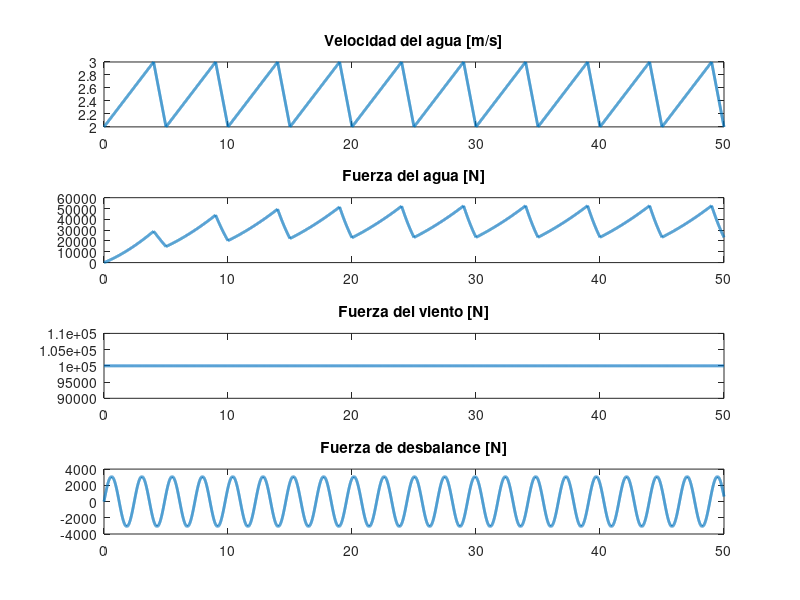
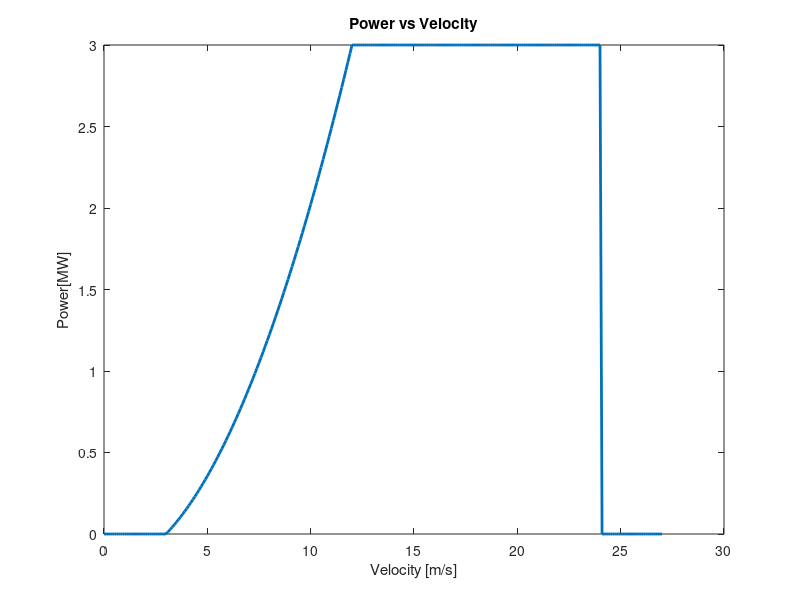
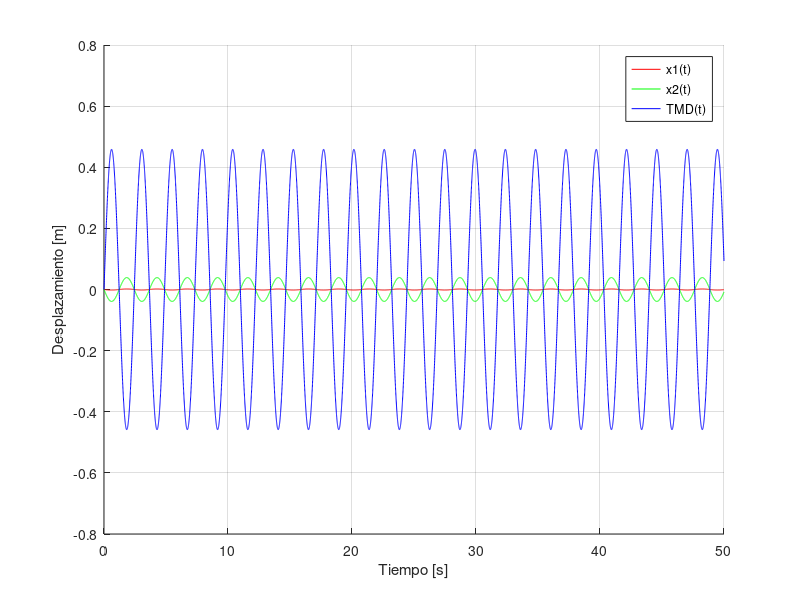
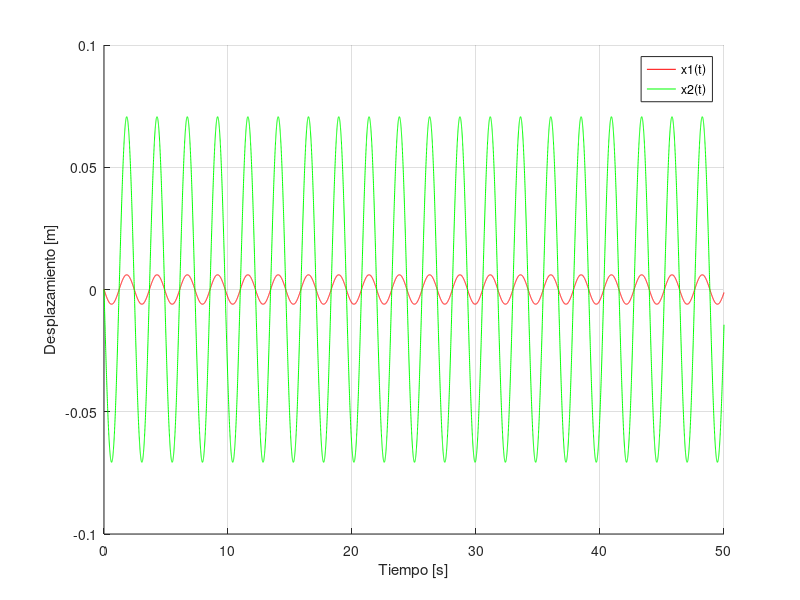

The MATLAB script that drew these images, in order:
function main;clc;close all; g = true; % graph flag

    if g; vel_power() ; end %#ok<UNRCH>

    
    dt = 0.005; % time step
    t=0:dt:50; % time vector
    

    %% DEFINO LA VELOCIDAD Y LA CARGA DEL AGUA
    FW=agua(t,g);
    
    %% DEFINO LA VELOCIDAD DEL VIENTO Y PARAMETROS DEL VIENTO
    % vel_viento=    ; %% Velocidad del viento [nudos]
    Fv = viento(t,g);
   
    %% DEFINO PARAMETROS Y FUERZA DE DESBALANCE

    Fd = desbalance(t,g);


    %% SOLUCIÓN DE LA ECUACIÓN DIFERENCIAL
    
    %% EJE Y CON TMD FORZADO
    [M_yc, K_yc, wn_yc, wd_yc, zitta_yc, x0_yc, dx0_yc, V_yc] = eje_ind_tmd_forzadas();
    P_Yc = Fuerza_externa_y(t,x0_yc,Fd);

    y_transitoria_c = Respuesta_Transitoria( M_yc,zitta_yc,V_yc,wn_yc, x0_yc, dx0_yc, t);
    y_permanente_2c = Fact_Magnificacion_Dinam(M_yc,K_yc,wn_yc,wd_yc,P_Yc,V_yc,t);
    % y_permanente_1c = duhamel_1(M_yc,V_yc,wn_yc,t,P_Yc,wd_yc,zitta_yc,dt);

    y_res_2c = y_transitoria_c + y_permanente_2c;
    % y_res_1c = y_transitoria_c + y_permanente_1c;

    % respuesta_1eje_tmd(t,y_res_1c,"EJE Y CON TMD 1");
    respuesta_1eje_tmd(t,y_res_2c,"EJE Y CON TMD 2");

    % fprintf('y con tmd forzada 1: %f\n', y_res_1c(2,40/dt));
    % fprintf('y con tmd forzada 2: %f\n', y_res_2c(2,40/dt));


    %% EJE Y SIN TMD FORZADO
    [M_ys, K_ys, wn_ys, wd_ys, zitta_ys, x0_ys, dx0_ys, V_ys] = eje_ind_forzadas();
    P_Ys = Fuerza_externa_y(t,x0_ys,Fd);

    y_transitoria_s = Respuesta_Transitoria( M_ys,zitta_ys,V_ys,wn_ys, x0_ys, dx0_ys, t);
    y_permanente_2s = Fact_Magnificacion_Dinam(M_ys,K_ys,wn_ys,wd_ys,P_Ys,V_ys,t);
    % y_permanente_1s = duhamel_1(M_ys,V_ys,wn_ys,t,P_Ys,wd_ys,zitta_ys,dt);

    y_res_2s = y_transitoria_s + y_permanente_2s;
    % y_res_1s = y_transitoria_s + y_permanente_1s;


    % respuesta_1eje(t,y_res_1s,"EJE Y SIN TMD 1");
    respuesta_1eje(t,y_res_2s,"EJE Y SIN TMD 2");

    % fprintf('y sin tmd forzada 1: %f\n',y_res_1s(2,40/dt));
    % fprintf('y sin tmd forzada 2: %f\n',y_res_2s(2,40/dt));

    %% EJE X CON TMD FORZADO
    [M_xc, K_xc, wn_xc, wd_xc, zitta_xc, x0_xc, dx0_xc, V_xc] = eje_ind_tmd_forzadas();
    P_Xc = Fuerza_externa_x(t,x0_xc,FW,Fv);

    x_transitoria_c = Respuesta_Transitoria( M_xc,zitta_xc,V_xc,wn_xc, x0_xc, dx0_xc, t);
    x_permanente_2c = Fact_Magnificacion_Dinam(M_xc,K_xc,wn_xc,wd_xc,P_Xc,V_xc,t);
    % x_permanente_1c = duhamel_1(M_xc,V_xc,wn_xc,t,P_Xc,wd_xc,zitta_xc,dt);

    x_res_2c = x_transitoria_c + x_permanente_2c;
    % x_res_1c = x_transitoria_c + x_permanente_1c;
    
    % respuesta_1eje_tmd(t,x_res_1c,"EJE X CON TMD 1");
    respuesta_1eje_tmd(t,x_res_2c,"EJE X CON TMD 2");

    % fprintf('x con tmd forzada 1: %f\n', x_res_1c(1,40/dt));
    % fprintf('x con tmd forzada 2: %f\n', x_res_2c(1,40/dt));

    %% EJE X SIN TMD FORZADO
    [M_xs, K_xs, wn_xs, wd_xs, zitta_xs, x0_xs, dx0_xs, V_xs] = eje_ind_forzadas();
    P_Xs = Fuerza_externa_x(t,x0_xs,FW,Fv);

    x_transitoria_s = Respuesta_Transitoria( M_xs,zitta_xs,V_xs,wn_xs, x0_xs, dx0_xs, t);
    x_permanente_2s = Fact_Magnificacion_Dinam(M_xs,K_xs,wn_xs,wd_xs,P_Xs,V_xs,t);
    % (M,K,wn,wd,P,X,t)
    % x_permanente_1s = duhamel_1(M_xs,V_xs,wn_xs,t,P_Xs,wd_xs,zitta_xs,dt);

    x_res_2s = x_transitoria_s + x_permanente_2s;
    % x_res_1s = x_transitoria_s + x_permanente_1s;

    % respuesta_1eje(t,x_res_1s,"EJE X SIN TMD 1");
    respuesta_1eje(t,x_res_2s,"EJE X SIN TMD 2");

    % fprintf('x sin tmd forzada 1: %f\n', x_res_1s(1,40/dt));
    % fprintf('x sin tmd forzada 2: %f\n', x_res_2s(1,40/dt));

    %% EJE X E Y CON TMD FORZADO
    [Mc, Kc, wnc, wdc, zittac, x0c, dx0c, Vc] = TMD_6x6();
    Pc = fuerza_externa(t,x0c,FW,Fv,Fd);

    transitoria_c = Respuesta_Transitoria( Mc,zittac,Vc,wnc, x0c, dx0c, t);
    permanente_2c = Fact_Magnificacion_Dinam(Mc,Kc,wnc,wdc,Pc,Vc,t);
    % permanente_1c = duhamel_1(Mc,Vc,wnc,t,Pc,wdc,zittac,dt);

    res_2c = transitoria_c + permanente_2c;
    % res_1c = transitoria_c + permanente_1c;

    % respuesta_tmd(t,res_1c,"EJE X E Y CON TMD 1");
    respuesta_tmd(t,res_2c,"EJE X E Y CON TMD 2");

    % fprintf('x e y con tmd forzada 1: %f\n', res_1c(1,40/dt));
    % fprintf('x e y con tmd forzada 2: %f\n', res_2c(1,40/dt));

    %% EJE X E Y SIN TMD FORZADO
    [Ms, Ks, wns, wds, zittas, x0s, dx0s, Vs] = SIN_TMD_6x6();
    Ps = fuerza_externa(t,x0s,FW,Fv,Fd);

    transitoria_s = Respuesta_Transitoria( Ms,zittas,Vs,wns, x0s, dx0s, t);
    permanente_2s = Fact_Magnificacion_Dinam(Ms,Ks,wns,wds,Ps,Vs,t);
    % permanente_1s = duhamel_1(Ms,Vs,wns,t,Ps,wds,zittas,dt);

    res_2s = transitoria_s + permanente_2s;
    % res_1s = transitoria_s + permanente_1s;

    % respuesta(t,res_1s,"EJE X E Y SIN TMD 1");
    respuesta(t,res_2s,"EJE X E Y SIN TMD 2");

    % fprintf('x e y sin tmd forzada 1: %f\n', res_1s(1,40/dt));
    % fprintf('x e y sin tmd forzada 2: %f\n', res_2s(1,40/dt));

    fprintf('Tabla de resultados:\n');
    fprintf('----------------------------------------\n');
    % fprintf('Eje Y con TMD forzada 1: %f\n', y_res_1c(2,40/dt));
    fprintf('Eje Y con TMD forzada 2: %f\n', y_res_2c(2,40/dt));
    % fprintf('Eje Y sin TMD forzada 1: %f\n', y_res_1s(2,40/dt));
    fprintf('Eje Y sin TMD forzada 2: %f\n', y_res_2s(2,40/dt));
    reduction_percentage = (y_res_2c(2,40/dt) / y_res_2s(2,40/dt)) * 100;
    fprintf('Porcentaje de reducción al aplicar el TMD: %.2f%%\n', reduction_percentage);
    fprintf('----------------------------------------\n');
    % fprintf('Eje X con TMD forzada 1: %f\n', x_res_1c(2,40/dt));
    fprintf('Eje X con TMD forzada 2: %f\n', x_res_2c(2,40/dt));
    % fprintf('Eje X sin TMD forzada 1: %f\n', x_res_1s(2,40/dt));
    fprintf('Eje X sin TMD forzada 2: %f\n', x_res_2s(2,40/dt));
    reduction_percentage = (x_res_2c(2,40/dt) / x_res_2s(2,40/dt)) * 100;
    fprintf('Porcentaje de reducción al aplicar el TMD: %.2f%%\n', reduction_percentage);
    
    fprintf('----------------------------------------\n');
    % fprintf('Eje X e Y con TMD forzada 1: %f\n', res_1c(4,40/dt));
    fprintf('Eje X e Y con TMD forzada 2: %f\n', res_2c(4,40/dt));
    % % fprintf('Eje X e Y sin TMD forzada 1: %f\n', res_1s(4,40/dt));
    fprintf('Eje X e Y sin TMD forzada 2: %f\n', res_2s(4,40/dt));
    reduction_percentage_x4 = (res_2c(4,40/dt) / res_2s(4,40/dt)) * 100;
    fprintf('Porcentaje de reducción al aplicar el TMD Viento Agua: %.2f%%\n', reduction_percentage_x4);
    reduction_percentage_x3 = (res_2c(3,40/dt) / res_2s(3,40/dt)) * 100;
    fprintf('Porcentaje de reducción al aplicar el TMD Desbalance: %.2f%%\n', reduction_percentage_x3);
    % fprintf('----------------------------------------\n');

end

function vel_power %#ok<DEFNU> % Power vs Velocity
    vel = 0:0.1:27; % velocity vector
    power = zeros(1, length(vel)); % power vector
    v_cin = 3;
    v_rat = 12;
    v_cou = 24;
    p_r = 3;

    q =  p_r*((vel.^2-v_cin^2)/(v_rat^2-v_cin^2));
    
    % set power values based on velocity
    power(vel <= v_cin) = 0;
    power(vel > v_cin & vel <= v_rat) = q(vel > v_cin & vel <= v_rat);
    power(vel > v_rat & vel <= v_cou) = p_r;
    power(vel > v_cou) = 0;
    
    % plot power vs velocity
    figure(2);
    plot(vel, power, 'LineWidth', 2);
    xlabel('Velocity [m/s]');
    ylabel('Power[MW]');
    % legend('Power vs Velocity');
    title('Power vs Velocity');
end

function FW=agua(t,graph) %% Función que devuelve la velocidad y la fuerza del agua en función del tiempo	
    %% DEFINO LA VELOCIDAD Y LA CARGA DEL AGUA

    Twa=5; %% Periodo del oleaje
    VAmax=2; %% Velocidad máxima del agua
    Cd=0.7; %% Coeficiente de arrastre
    RoW=1000; %% Densidad del agua
    Ainmersa=4*4.176; %% Área a considerar, h sobre agua 14m y diametro 4.176m
    VAt=zeros(1,length(t)); %% Vector agua
    for i=1:length(t)
       tmod=mod(t(i),Twa); %llevo el valor sub i de t a un valor dentro del periodo (entre 0 y Tp)
       VAt(i)= (tmod>=0).*(tmod<=Twa*4/5).*(((VAmax/2)/(Twa*4/5))*tmod+VAmax/2)+(tmod>Twa*4/5).*(tmod<=Twa).*(-VAmax/2*tmod+6);
    end

    VAt=VAt+VAmax/2;
    FW=0.5*RoW*Cd*Ainmersa.*VAt.^2.*(1-exp(-t./5));

    if graph
        figure(1);
        subplot(4,1,1)
        plot(t,VAt,'LineWidth',2)
        title('Velocidad del agua [m/s]')

        subplot(4,1,2)
        plot(t,FW,'LineWidth',2)
        title('Fuerza del agua [N]')
    end
end

function Fviento=viento(t,graph) %% Función que devuelve la fuerza del viento en función del tiempo
    
    % Agregar el calculo de la fuerza del viento en función del viento
    % frecviento=1;
    % Aviento=2000;
    for i=1:length(t)
       Fviento(i,1)=(100000);%+Aviento*sin(2*pi*frecviento*t(i))).*(1-exp(-t(i)/5));
    end

    if graph
        figure(1);
        subplot(4,1,3)
        plot(t,Fviento,'LineWidth',2)
        title('Fuerza del viento [N]')
    end
end

function Fdesb=desbalance(t,graph) %% Función que devuelve la fuerza de desbalance en función del tiempo

    F0Desbalance=1028.93*3;
    wRotor=2.572;

    Fdesb=F0Desbalance.*sin(wRotor*t);

    if graph
        figure(1);
        subplot(4,1,4)
        plot(t,Fdesb,'LineWidth',2)
        title('Fuerza de desbalance [N]')
    end

end

function P=fuerza_externa(t,x0,Fa,Fv,Fd) %% Función que devuelve la fuerza externa en función del tiempo
    % fv_ar = 100000*sin(8.3180*t);

    P=zeros(length(x0),length(t)); % fuerza externa en el tiempo
    P(1,:) = 0; 
    P(2,:) = Fa;
    P(3,:) = Fd;
    P(4,:) = Fv;


end

function Py=Fuerza_externa_y(t,x0,Fd) %% Función que devuelve la fuerza externa en función del tiempo
    Py=zeros(length(x0),length(t)); % fuerza externa en el tiempo
    Py(2,:) = Fd; 
end

function Px=Fuerza_externa_x(t,x0,Fa,Fv) %% Función que devuelve la fuerza externa en función del tiempo
    Px=zeros(length(x0),length(t)); % fuerza externa en el tiempo
    Px(1,:) = Fa;
    Px(2,:) = Fv;
end

function xt = duhamel_2(M,V,w, t,P,wd,zita,dt,x0,v0 )
    % ----------------- MATRICES MODALES -----------------------------
    M_modal = V' * M * V;
    % K_modal = V' * K * V;
    F_modal = V' * P;
    y0 = V' * M * x0;
    vy0 = V' * M * v0;

    yc = zeros(length(w), length(t));
    ys = zeros(length(w), length(t));
    A = zeros(length(w), length(t));
    B = zeros(length(w), length(t));
    X = zeros(length(w), length(t));
    yt = zeros(length(w), length(t));

    for i = 1:length(t)
        for n = 1:length(w)
            yc(n, i) = F_modal(n, i)*cos(wd(n)*t(i));
            ys(n, i) = F_modal(n, i)*sin(wd(n)*t(i));
            if i == 1
                A(n, i) = 0;
                B(n, i) = 0;
            else 
                A(n, i) = A(n, i-1)*exp(-zita(n)*w(n)*dt)+dt/(2*M_modal(n, n)*wd(n))*(yc(n, i-1)*exp(-zita(n)*w(n)*dt)+yc(n, i));
                B(n, i) = B(n, i-1)*exp(-zita(n)*w(n)*dt)+dt/(2*M_modal(n, n)*wd(n))*(ys(n, i-1)*exp(-zita(n)*w(n)*dt)+ys(n, i));
            end
            X(n, i) = A(n, i)*sin(wd(n)*t(i)) - B(n, i)*cos(wd(n)*t(i));
            yt(n, i) = exp(-zita(n) * w(n) * t(i)) * ...
                    (cos(wd(n)* t(i)) + zita(n)/sqrt(1 - zita(n)^2)*sin(wd(n)*t(i)))*y0(n) + ...
                    (1/wd(n)*exp(-zita(n)*w(n)* t(i))*sin(wd(n)*t(i)))*vy0(n) + X(n, i);
        end
    end

    % Paso de coordenadas modales a geometricas
    xt = V * yt .*10;
    
end

function X = duhamel_1(M,V,wn, t,P,wd,zitta,dt )
    % ----------------- MATRICES MODALES -----------------------------

    Mmodal = round(V' * M * V);
    Fmodal = V' * P;

    Y = zeros(length(wn), length(t));
    for i = 1:length(wn)
        for j = 1:length(t)
            integral_value = 0;
            for k = 1:j
                h = (1/Mmodal(i,i)) * exp(-zitta(i) * wn(i) * (t(j) - t(k))) * sin(wd(i) * (t(j) - t(k)));
                integral_value = integral_value + h * Fmodal(i,k) * dt;
            end
            Y(i,j) = integral_value;
        end
    end

    
    %Ahora paso de coordenadas modales a geométricas
    X = V * Y ;
    
end

function X = Fact_Magnificacion_Dinam(M,K,wn,wd,P,X,t)
    % Transformar fuerzas a coordenadas modales
    Mmodal=round(X'*M*X); %M modal
    Kmodal=round(X'*K*X); %K modal
    Fmodal = X' * P;

    % Respuesta permanente modal
    Y_perm = zeros(length(wn), length(t));
    for i = 1:length(wn)
        for j = 1:length(t)
            Y_perm(i,j) = (1/(Kmodal(i,i) - Mmodal(i,i) * wd(i)^2)) * Fmodal(i,j);
        end
    end

    % Paso de coordenadas modales a geométricas
    X = X * Y_perm;

end

function x = Respuesta_Transitoria( M,zitta,V,wn, x0, dx0, t)

    % Paso de coordenadas del espacio fisico al espacio modal
    y0 = V'*M*x0; % desplazamiento inicial en el espacio modal
    dy0 = V'*M*dx0; % velocidad inicial en el espacio modal
    
    % C_modal = V'*C*V; % matriz de amortiguamiento modal [kips.sec/in]

    % zitta = diag(C_modal)./(2*wn); % relacion de amortiguamiento

    wd = wn.*sqrt(1-zitta.^2); % Frecuencia de amortiguamiento [rad/s]
    e = exp(1); 

    Y = zeros(length(wn),length(t)); % desplazamiento en el espacio modal

    for i = 1:length(wn)

        % Primer termino de la solucion homogenea
        Y(i,:) = e.^(-zitta(i)*wn(i)*t).*(cos(wd(i)*t)+zitta(i)/sqrt(1-zitta(i)^2)*sin(wd(i)*t)).*y0(i);
        % Segundo termino de la solucion homogenea
        Y(i,:) = Y(i,:) + e.^(-zitta(i)*wn(i)*t).*(sin(wd(i)*t)).*(dy0(i)/(wd(i)));
    end

    % Paso de coordenadas del espacio modal al espacio fisico
    x = V*Y; % desplazamiento en el espacio fisico

end

function respuesta(t,X,titulo)
    % Mostramos la respuesta en el tiempo
    figure('Name', titulo);
    hold on;
    plot(t,X(1,:),"b");
    plot(t,X(2,:),"r");
    plot(t,X(3,:),"g");
    plot(t,X(4,:),"k");
    hold off;
    ylabel("Desplazamiento [m]");
    xlabel("Tiempo [s]");
    legend("x1(t)","x2(t)","x3(t)","x4(t)");
    grid on;
    
end

function respuesta_tmd(t,X,titulo)
    % Mostramos la respuesta en el tiempo
    figure('Name', titulo);
    hold on;
    plot(t,X(1,:),"b");
    plot(t,X(2,:),"r");
    plot(t,X(3,:),"g");
    plot(t,X(4,:),"k");
    plot(t,X(5,:),"m--");
    plot(t,X(6,:),"c--");
    hold off;
    ylabel("Desplazamiento [m]");
    xlabel("Tiempo [s]");
    legend("x1(t)","x2(t)","x3(t)","x4(t)", "tmdx(t)", "tmdy(t)");
    grid on;
    
end

function respuesta_1eje_tmd(t,X,titulo)
    % Mostramos la respuesta en el tiempo
    figure('Name', titulo);
    hold on;
    plot(t,X(1,:),"r");
    plot(t,X(2,:),"g");
    plot(t,X(3,:),"b");
    hold off;
    ylabel("Desplazamiento [m]");
    xlabel("Tiempo [s]");
    legend("x1(t)","x2(t)","TMD(t)");
    grid on;
    
end

function respuesta_1eje(t,X,titulo)
    % Mostramos la respuesta en el tiempo
    figure('Name', titulo);
    hold on;
    plot(t,X(1,:),"r");
    plot(t,X(2,:),"g");
    hold off;
    ylabel("Desplazamiento [m]");
    xlabel("Tiempo [s]");
    legend("x1(t)","x2(t)");
    grid on;
    
end

function [M,K,wn,wd,z,xINI,dxINI,V]=eje_ind_tmd_forzadas()
    %% DEFINICIÓN DE PARÁMETROS DEL SISTEMA
    %% DEFINICIÓN DE PARÁMETROS DEL SISTEMA
    m1=62000; %% Masa 1
    m2=93000; %% Masa 2
    m3=0.03*(m1+m2); %% Masa TMD

    z=[0.015;0.015;0.05];

    k1=2e8; %% Rigidez 1
    k2=9e6; %% Rigidez 2
    k3=(9.4)^2*m3; %% Rigidez 3

    M= [m1 0 0;
        0 m2 0;
        0 0 m3]; %% Matriz de masa

    K=[k1+k2 -k2 0;
        -k2   k2 -k3;
        0 -k3 k3]; %% Matriz de Rigidez

    xINI=[0;0;0];
    dxINI=[0;0;0];

    %% ENCUENTRO AUTOVECTORES Y AUTOVALORES
    [V,lambda]=eig(K,M); %el X que me larga ya esta normalizado de modo q X'*m*X=I

    wn=diag(sqrt(lambda));
    wd=wn.*sqrt(1-z.^2);

end

function [M,K,wn,wd,z,xINI,dxINI,V]=eje_ind_forzadas()
    %% DEFINICIÓN DE PARÁMETROS DEL SISTEMA
    %% DEFINICIÓN DE PARÁMETROS DEL SISTEMA
    m1=62000; %% Masa 1
    m2=93000; %% Masa 2
    %m3=0.05*(m1+m2); %% Masa TMD

    z=[0.015;0.015];

    k1=2e8; %% Rigidez 1
    k2=9e6; %% Rigidez 2
    %k3=(20)^2*m3; %% Rigidez 3

    M= [m1 0;
        0 m2]; %% Matriz de masa

    K=[k1+k2 -k2;
        -k2   k2]; %% Matriz de Rigidez


    xINI=[0;0];
    dxINI=[0;0];

    %% ENCUENTRO AUTOVECTORES Y AUTOVALORES
    [V,lambda]=eig(K,M); %el X que me larga ya esta normalizado de modo q X'*m*X=I

    wn=diag(sqrt(lambda));
    wd=wn.*sqrt(1-z.^2);

end

function [M,K,wn,wd,zitta,x0,dx0,V]=TMD_6x6()
    %% DEFINICIÓN DE PARÁMETROS DEL SISTEMA
    m1=62000; %% Masa 1
    m2=93000; %% Masa 2
    
    zitta=[0.015;0.015;0.015;0.015;0.01;0.01];
    
    k1=2e8; %% Rigidez 1
    k2=9e6; %% Rigidez 2
    
    wdamp=8.3180;
    mdamp=0.05*(m1+m2);
    k3=(wdamp^2)/mdamp;
    
    M=transpose([m1,m1,m2,m2,mdamp,mdamp]).*eye(6);
    
    K=[k1+k2 0 -k2 0 0 0;
        0 k1+k2 0 -k2 0 0;
        -k2 0 k2+k3 0 -k3 0;
         0 -k2  0 k2+k3 0 -k3;
         0 0 -k3 0 k3 0;
         0 0 0 -k3 0 k3];%% Matriz de Rigidez

    x0 = [ 0 ; 0 ; 0 ; 0 ; 0 ; 0 ]; % desplazamiento inicial [m]
    dx0 = [ 0; 0 ; 0 ; 0 ; 0 ; 0 ]; % velocidad inicial [m/s]
    
    
    %% ENCUENTRO AUTOVECTORES Y AUTOVALORES
    [V,lambda]=eig(K,M); %el X que me larga ya esta normalizado de modo q X'*m*X=I
    
    wn=diag(sqrt(lambda)); %wn es un vector con las frecuencias naturales
    wd=wn.*sqrt(1-zitta.^2); %wd es un vector con las frecuencias de amortiguamiento

end

function [M,K,wn,wd,zitta,x0,dx0,V]=SIN_TMD_6x6()
    %% DEFINICIÓN DE PARÁMETROS DEL SISTEMA
    m1=62000; %% Masa 1
    m2=93000; %% Masa 2
    
    z=0.015; zitta = [z z z z]; % relacion de amortiguamiento
    x0 = [ 0 ; 0 ; 0 ; 0 ]; % desplazamiento inicial [m]
    dx0 = [ 0; 0 ; 0 ; 0 ]; % velocidad inicial [m/s]
    
    k1=2e8; %% Rigidez 1
    k2=9e6; %% Rigidez 2
    
    M=[m1 0 0 0;
        0 m1 0 0;
        0 0 m2 0;
        0 0 0 m2]; %% Matriz de masa
    
    K=[k1+k2 0 -k2 0;
        0 k1+k2 0 -k2;
        -k2 0   k2 0;
         0 -k2  0 k2]; %% Matriz de Rigidez
   
    
    %% ENCUENTRO AUTOVECTORES Y AUTOVALORES
    [V,lambda]=eig(K,M); %el X que me larga ya esta normalizado de modo q X'*m*X=I
    
    wn=diag(sqrt(lambda)); %wn es un vector con las frecuencias naturales
    wd=wn.*sqrt(1-z.^2); %wd es un vector con las frecuencias de amortiguamiento

end